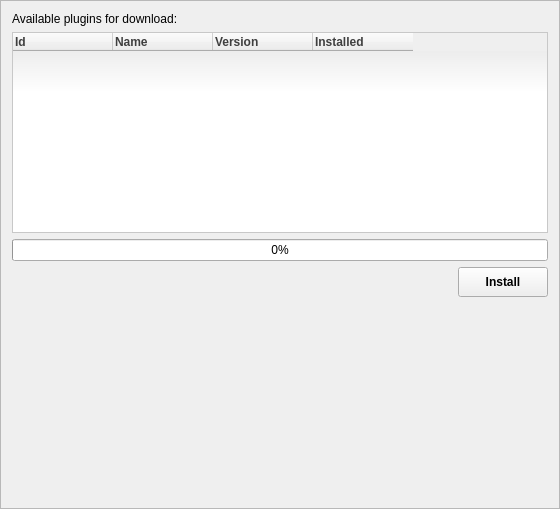
<?xml version="1.0" encoding="UTF-8"?>
<ui version="4.0">
 <class>PluginsFrame</class>
 <widget class="QFrame" name="PluginsFrame">
  <property name="geometry">
   <rect>
    <x>0</x>
    <y>0</y>
    <width>560</width>
    <height>509</height>
   </rect>
  </property>
  <property name="windowTitle">
   <string>Frame</string>
  </property>
  <property name="styleSheet">
   <string notr="true">QTreeWidget QHeaderView{
	text-align: center;
	font-weight: bold;
	color: rgb(63, 63, 63);
	font-family: &quot;Trebuchet MS&quot;, Tahoma, Verdana;
}

QTreeWidget{
	background-color: qlineargradient(spread:pad, x1:0, y1:1, x2:0, y2:0, stop:0.7 rgba(255, 255, 255, 255), stop:1 rgba(228, 228, 228, 255));
	border-style: solid;
	border-width: 1px;
	border-color: rgb(200, 200, 200);
}

QTreeWidget::item{
	height: 20px;
	padding-top: 5px;
	padding-bottom: 5px;
	font-family: &quot;Trebuchet MS&quot;, Tahoma, Verdana;
}</string>
  </property>
  <property name="frameShape">
   <enum>QFrame::StyledPanel</enum>
  </property>
  <property name="frameShadow">
   <enum>QFrame::Raised</enum>
  </property>
  <layout class="QVBoxLayout" name="verticalLayout">
   <item>
    <widget class="QLabel" name="header">
     <property name="text">
      <string>Available plugins for download:</string>
     </property>
    </widget>
   </item>
   <item>
    <widget class="QTreeWidget" name="stylesList">
     <attribute name="headerDefaultSectionSize">
      <number>100</number>
     </attribute>
     <attribute name="headerStretchLastSection">
      <bool>false</bool>
     </attribute>
     <column>
      <property name="text">
       <string>Id</string>
      </property>
     </column>
     <column>
      <property name="text">
       <string>Name</string>
      </property>
     </column>
     <column>
      <property name="text">
       <string>Version</string>
      </property>
     </column>
     <column>
      <property name="text">
       <string>Installed</string>
      </property>
     </column>
    </widget>
   </item>
   <item>
    <widget class="QProgressBar" name="progressBar">
     <property name="value">
      <number>0</number>
     </property>
    </widget>
   </item>
   <item>
    <layout class="QHBoxLayout" name="horizontalLayout">
     <item>
      <widget class="QLabel" name="status">
       <property name="text">
        <string/>
       </property>
      </widget>
     </item>
     <item>
      <spacer name="horizontalSpacer">
       <property name="orientation">
        <enum>Qt::Horizontal</enum>
       </property>
       <property name="sizeHint" stdset="0">
        <size>
         <width>40</width>
         <height>20</height>
        </size>
       </property>
      </spacer>
     </item>
     <item>
      <widget class="QPushButton" name="installBtn">
       <property name="minimumSize">
        <size>
         <width>90</width>
         <height>30</height>
        </size>
       </property>
       <property name="font">
        <font>
         <weight>75</weight>
         <bold>true</bold>
        </font>
       </property>
       <property name="text">
        <string>Install</string>
       </property>
       <property name="icon">
        <iconset resource="res.qrc">
         <normaloff>:/images/arrow.png</normaloff>:/images/arrow.png</iconset>
       </property>
       <property name="iconSize">
        <size>
         <width>16</width>
         <height>16</height>
        </size>
       </property>
      </widget>
     </item>
    </layout>
   </item>
   <item>
    <spacer name="verticalSpacer">
     <property name="orientation">
      <enum>Qt::Vertical</enum>
     </property>
     <property name="sizeHint" stdset="0">
      <size>
       <width>20</width>
       <height>196</height>
      </size>
     </property>
    </spacer>
   </item>
  </layout>
 </widget>
 <resources>
  <include location="res.qrc"/>
 </resources>
 <connections/>
</ui>
